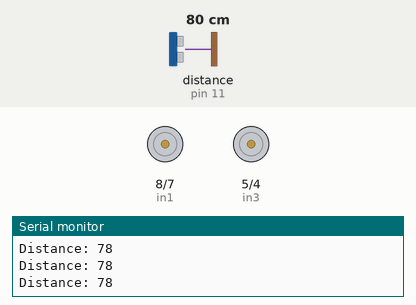
Recording of a sketch running on a simulated Arduino Uno, built with avr-gcc and run on an emulated ATmega328P. On the bench: motor-driver pin pairs drawn as motors (green arrow = first pin HIGH = forward, orange = second pin HIGH = backward, longer = more drive, scaled by the enable pin), the last lines printed to the serial monitor. Wiring (inferred from the names in the program): ultrasonic range finder: trigger pin 10; echo pin 11. The inputs (shaded band) are chosen by the test bench; at power-on: distance to the obstacle (sensor on pin 11) 80 cm. The echo pulse lasts 58.3 µs per cm.

Above: at 1.2 s.
1.3 s: distance to the obstacle (sensor on pin 11) set to 97 cm
2.8 s: distance to the obstacle (sensor on pin 11) set to 107 cm
At 4.2 s:
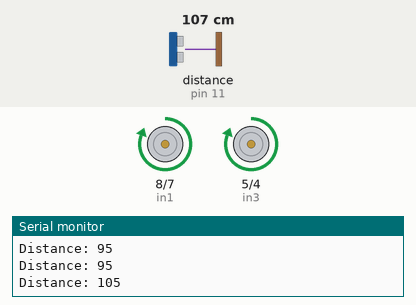
At 5.7 s:
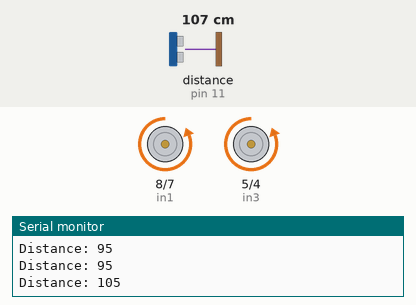
Timing chart, 0 to 24.5 s (numbered marks = the images above; inputs shaded):
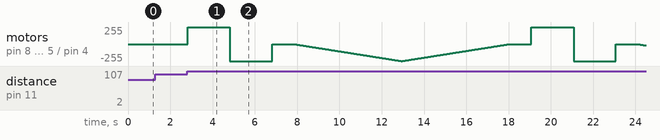

The sketch:

PWM_Speed_Control___Ultrasonic_Sensor.ino
```cpp
// Motor A connections
int enA = 9;
int in1 = 8;
int in2 = 7;
// Motor B connections
int enB = 3;
int in3 = 5;
int in4 = 4;

const int trigPin = 10;
const int echoPin = 11;
long duration;
int distance;

// This function lets you control spinning direction of motors
void directionControl() {
  // Set motors to maximum speed
  // For PWM maximum possible values are 0 to 255
  analogWrite(enA, 255);
  analogWrite(enB, 255);

  // Turn on motor A & B
  digitalWrite(in1, HIGH);
  digitalWrite(in2, LOW);
  digitalWrite(in3, HIGH);
  digitalWrite(in4, LOW);
  delay(2000);

  // Now change motor directions
  digitalWrite(in1, LOW);
  digitalWrite(in2, HIGH);
  digitalWrite(in3, LOW);
  digitalWrite(in4, HIGH);
  delay(2000);

  // Turn off motors
  digitalWrite(in1, LOW);
  digitalWrite(in2, LOW);
  digitalWrite(in3, LOW);
  digitalWrite(in4, LOW);
}

// This function lets you control speed of the motors
void speedControl() {
  // Turn on motors
  digitalWrite(in1, LOW);
  digitalWrite(in2, HIGH);
  digitalWrite(in3, LOW);
  digitalWrite(in4, HIGH);

  // Accelerate from zero to maximum speed
  for (int i = 0; i < 256; i++) {
    analogWrite(enA, i);
    analogWrite(enB, i);
    delay(20);
  }

  // Decelerate from maximum speed to zero
  for (int i = 255; i >= 0; --i) {
    analogWrite(enA, i);
    analogWrite(enB, i);
    delay(20);
  }

  // Now turn off motors
  digitalWrite(in1, LOW);
  digitalWrite(in2, LOW);
  digitalWrite(in3, LOW);
  digitalWrite(in4, LOW);
}

void setup() {
  // Set all the motor control pins to outputs
  pinMode(enA, OUTPUT);
  pinMode(enB, OUTPUT);
  pinMode(in1, OUTPUT);
  pinMode(in2, OUTPUT);
  pinMode(in3, OUTPUT);
  pinMode(in4, OUTPUT);

  // Turn off motors - Initial state
  digitalWrite(in1, LOW);
  digitalWrite(in2, LOW);
  digitalWrite(in3, LOW);
  digitalWrite(in4, LOW);

  pinMode(trigPin, OUTPUT); // Sets the trigPin as an Output
  pinMode(echoPin, INPUT); // Sets the echoPin as an Input
  Serial.begin(9600); // Starts the serial communication
}

void loop() {
  digitalWrite(trigPin, LOW);
  delayMicroseconds(2);
  digitalWrite(trigPin, HIGH);
  delayMicroseconds(10);
  digitalWrite(trigPin, LOW);
  duration = pulseIn(echoPin, HIGH);
  distance = duration * 0.034 / 2;
  Serial.print("Distance: ");
  Serial.println(distance);

  if (distance >= 100) {
  int value;
    directionControl();
    delay(1000);
    speedControl();
    delay(1000);
 }
}
```

Measured:
- the behaviour switches between 101 and 102 cm on distance to the obstacle (sensor on pin 11) (found by bisection; images 0 and 1)
